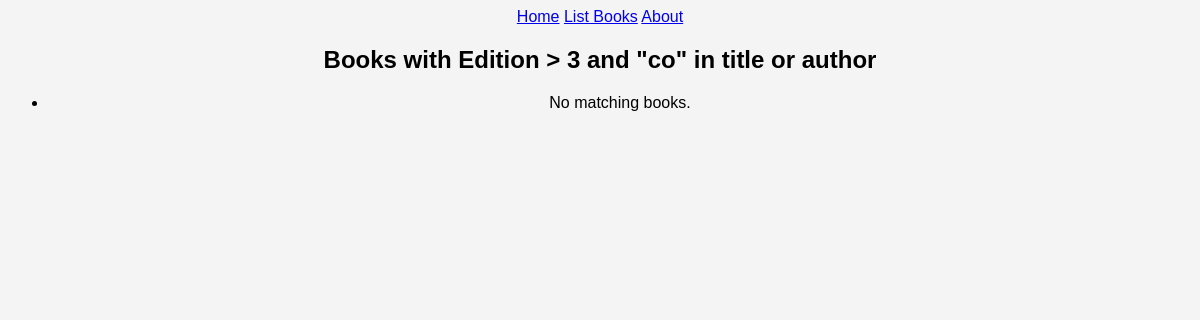
The page /books/lab8/task2/ on the database as committed earlier.
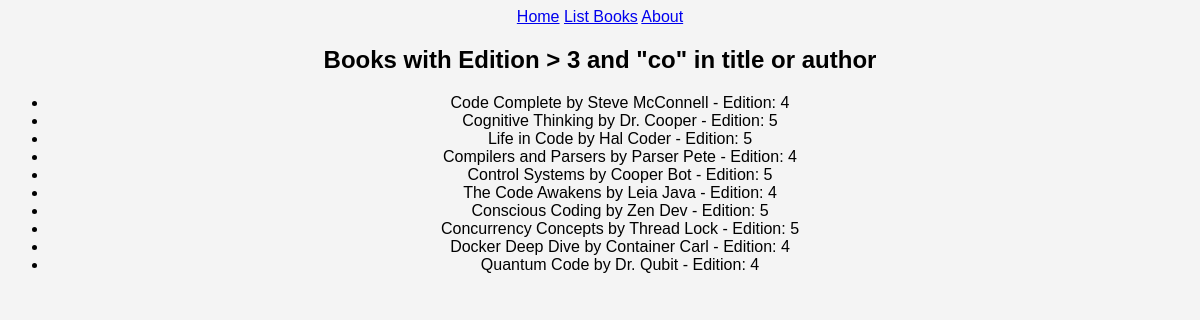
The same page on the database as committed later.
### apps/bookmodule/models.py (models this page shows, shortened)
class Book(models.Model):
    title = models.CharField(max_length=50)
    author = models.CharField(max_length=50)
    price = models.FloatField(default=0.0)
    edition = models.SmallIntegerField(default=1)

### apps/bookmodule/views.py (the view)
# urls.py: path('lab8/task2/', views.task2, name='lab8_task2'),
def task2(request):
    mybooks = Book.objects.filter(
        Q(edition__gt=3) &
        (Q(title__icontains='co') | Q(author__icontains='co'))
    )
    return render(request, 'bookmodule/lab8_task2.html', {'books': mybooks})

### apps/templates/bookmodule/lab8_task2.html (shortened to what this page needs)
{% extends "layouts/base.html" %}
{% block content %}
<h2>Books with Edition > 3 and "co" in title or author</h2>
<ul>
    {% for book in books %}
    <li>{{ book.title }} by {{ book.author }} - Edition: {{ book.edition }}</li>
    {% empty %}
    <li>No matching books.</li>
    {% endfor %}
</ul>
{% endblock %}

Rows that differ between the two databases and show on the page:
added Book: title "Code Complete", author "Steve McConnell", edition "4"
added Book: title "Cognitive Thinking", author "Dr. Cooper", edition "5"
added Book: title "Life in Code", author "Hal Coder", edition "5"
added Book: title "Compilers and Parsers", author "Parser Pete", edition "4"
added Book: title "Control Systems", author "Cooper Bot", edition "5"
added Book: title "The Code Awakens", author "Leia Java", edition "4"
added Book: title "Conscious Coding", author "Zen Dev", edition "5"
added Book: title "Concurrency Concepts", author "Thread Lock", edition "5"
added Book: title "Docker Deep Dive", author "Container Carl", edition "4"
added Book: title "Quantum Code", author "Dr. Qubit", edition "4"
Other text that changed with them:
text no longer shown: "No matching books."
